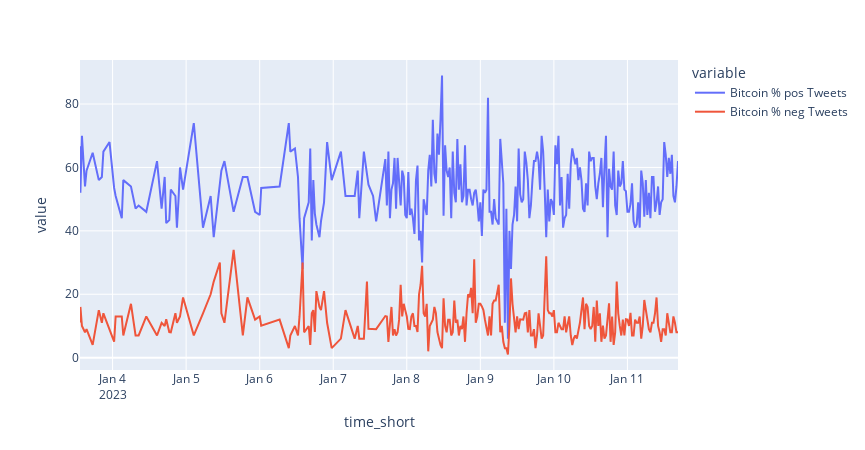

The notebook cell saved with this chart:
### Markdown cell above
Für die ausgewählten Währungen werden nachfolgend nochmal positive und negative Tweets im zeitlichen Verlauf gegenübergestellt.

### Code cell
fig = px.line(ChangeDF.dropna(), x="time_short", y=['Bitcoin % pos Tweets', 'Bitcoin % neg Tweets'],width=865, height=450)
fig.show()

### Figure 1 — Plotly figure (JSON) as saved in the notebook; plotly's stock layout.template omitted (floating-point values rounded to 4 significant figures; data arrays with more than 128 entries replaced by an {"elided": "..."} marker saying what was removed)
{"data": [{"hovertemplate": "variable=Bitcoin % pos Tweets<br>time_short=%{x}<br>value=%{y}<extra></extra>", "legendgroup": "Bitcoin % pos Tweets", "line": {"color": "#636efa", "dash": "solid"}, "marker": {"symbol": "circle"}, "mode": "lines", "name": "Bitcoin % pos Tweets", "orientation": "v", "showlegend": true, "type": "scatter", "x": {"elided": "262 str values"}, "xaxis": "x", "y": {"elided": "262 float values"}, "yaxis": "y"}, {"hovertemplate": "variable=Bitcoin % neg Tweets<br>time_short=%{x}<br>value=%{y}<extra></extra>", "legendgroup": "Bitcoin % neg Tweets", "line": {"color": "#EF553B", "dash": "solid"}, "marker": {"symbol": "circle"}, "mode": "lines", "name": "Bitcoin % neg Tweets", "orientation": "v", "showlegend": true, "type": "scatter", "x": {"elided": "262 str values"}, "xaxis": "x", "y": {"elided": "262 float values"}, "yaxis": "y"}], "layout": {"height": 450, "legend": {"title": {"text": "variable"}, "tracegroupgap": 0}, "margin": {"t": 60}, "width": 865, "xaxis": {"anchor": "y", "domain": [0, 1], "title": {"text": "time_short"}}, "yaxis": {"anchor": "x", "domain": [0, 1], "title": {"text": "value"}}}}
